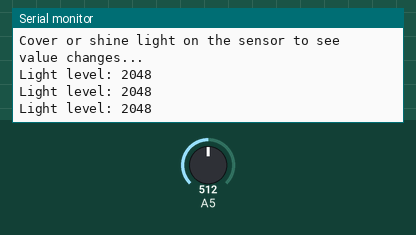
Recording of a sketch running on a simulated Arduino Zero (SAMD21). On the bench: the last lines printed to the serial monitor. The inputs (shaded band) are chosen by the test bench; at power-on: A5 = 512 (analog values on the 0–1023 scale).

Above: at 1.3 s.
1.4 s: A5 set to 716
At 1.9 s:
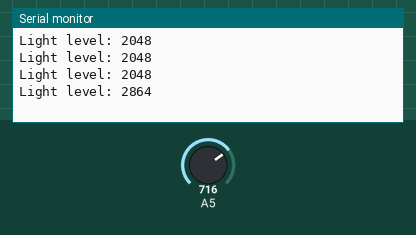
2.9 s: A5 set to 900
At 3.4 s:
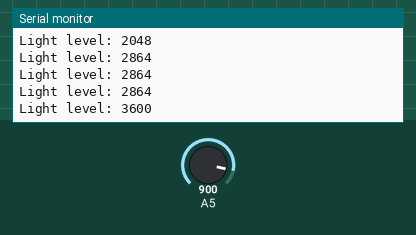
Timing chart, 0 to 5.9 s (numbered marks = the images above; inputs shaded):
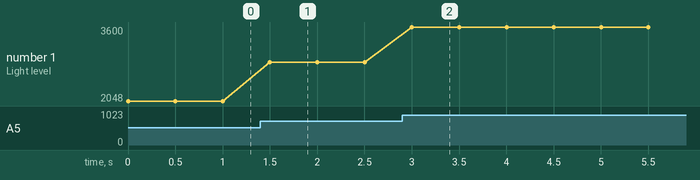

The sketch:

2.3_Photoresistor_Analog_Read.ino
```cpp
/**
 **************************************************
 *
 * @file        2.3_Photoresistor_Analog_Read.ino
 * @brief       Example that shows how to read light intensity using a photoresistor (LDR)
 *              connected to the analog input of the NULA MINI board.
 *              The program prints the measured value to the Serial Monitor.
 *
 *              For wiring details, circuit diagram, and more, check out the example
 *              documentation at: <link placeholder>
 * @author      Josip Šimun Kuči @ soldered.com
 ***************************************************
 */

/*
This is a variable to which we assign the number of the pin that we connected the photoresistor's output to.
The NULA MINI board uses analog-capable pins (ADC pins) to read varying voltages.
In this example, we will use IO5, which supports analog input.

This example also needs a 10k resistor. A photoresistor changes its resistance with light, but the board can only
measure a voltage, so we pair the two in what is called a voltage divider: the fixed resistor turns the changing
resistance into a changing voltage that the board can read.
*/
const int LDR_PIN = 5;  // Analog input pin for photoresistor

/*
This variable will store the raw analog value read from the sensor.
Since the NULA board uses a 12-bit ADC, the returned value will range from 0 to 4095.
*/
int lightValue = 0;

void setup() {

  /*
  Serial.begin() starts serial communication between the board and the computer.
  We use it to display the measured values on the Serial Monitor.
  */
  Serial.begin(115200);

  /*
  analogReadResolution() defines how many bits are used for ADC readings.
  The NULA MINI supports 12-bit resolution, which means analogRead() returns values from 0 to 4095.
  */
  analogReadResolution(12);

  /*
  Print a startup message to confirm that the program is running.
  */
  Serial.println("Cover or shine light on the sensor to see value changes...");
}

void loop() {

  /*
  analogRead() reads the voltage at the given analog pin and converts it into a digital number.
  The higher the light intensity, the lower the resistance of the photoresistor, and the higher the voltage read.
  */
  lightValue = analogRead(LDR_PIN);

  /*
  Print the measured value to the Serial Monitor.
  */
  Serial.print("Light level: ");
  Serial.println(lightValue);

  /*
  Add a short delay so the readings are easier to observe.
  */
  delay(500);
}
```

Measured:
- after the input at 1.4 s, the serial monitor: prints a new line after 0.10 s (image 1)
- after the input at 2.9 s, the serial monitor: prints a new line after 0.10 s (image 2)
- plotted number 1: 2048 → 2864 after the input at 1.4 s, 2864 → 3600 after the input at 2.9 s
